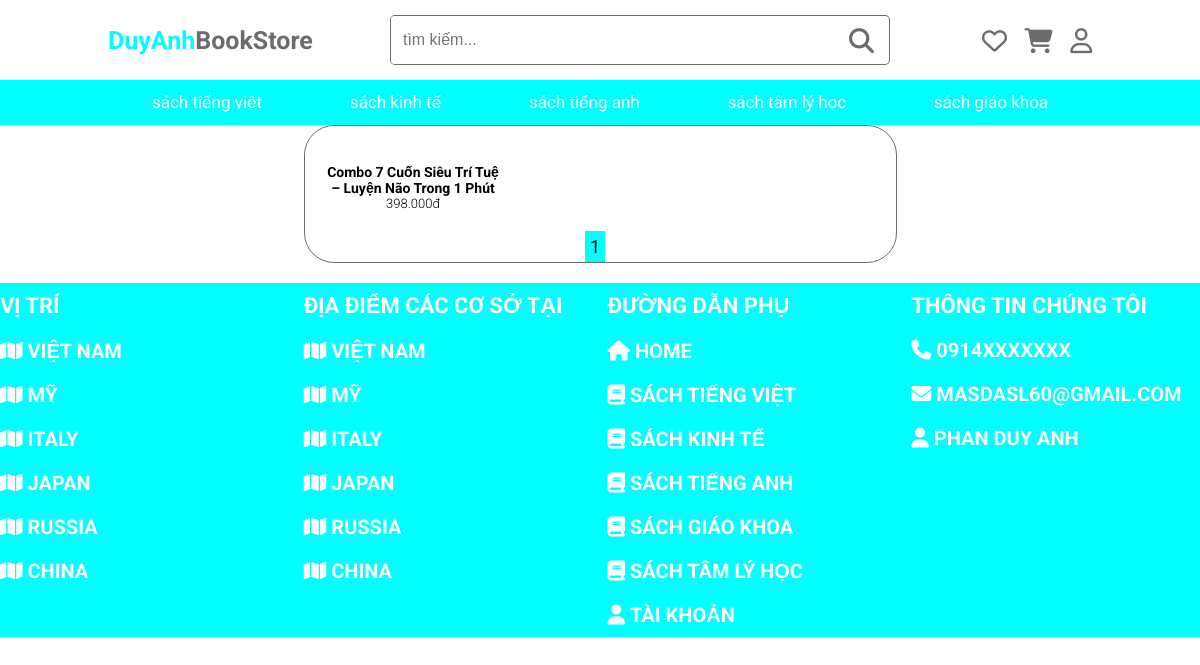
/index.php?page=SGK, run on the app's committed database.
### tables this page shows
CREATE TABLE `book_items` (
  `id_books` int(11) NOT NULL,
  `book_name` text NOT NULL,
  `book_price` double NOT NULL,
  `book_type` text NOT NULL,
  `book_image` text NOT NULL
);

### show_sanpham.php (called while the page is built, shortened)
<?php
 function show_type($type){
    $conn =connectdb();
    $sql ="SELECT * FROM book_items WHERE book_type='$type' ";
    $stmt =  $conn->prepare($sql);
    $stmt->execute();
    $kq = $stmt->fetchAll();
    return $kq;
     }
?>

### SGK.php (the view, shortened to what this page needs)
<section class="home">
        <div  class="product-container ">
            <form action="" class="product-form border" id="product-form">
              <div class="list">
              <?php
              include("show_sanpham.php");
              $datas = show_type('sách giáo khoa');
                foreach($datas as $row){ ?>
                <div class="product">
                    <div class="img">
                    </div>
                    <h3 class="title"><?=$row['book_name']?></h3>
                    <div class="price"><?=$row['book_price']?>.000đ </div>
                </div>
                <?php }?>
              </div>
                <ul class="list-page">
                </ul>
            </form>
        </div>
       </section>

### css/style.css (style rules this page uses)
* { margin: 0; padding: 0; box-sizing: border-box; outline: none; border: none; text-decoration: none; }
html { font-size: 62.5%; overflow-x: hidden; scroll-padding: 5rem; scroll-behavior: smooth; }
body { font-family: "Roboto", sans-serif; }
.border { border: 0.1rem solid rgba(15, 15, 15, 0.61); margin: 0 auto; border-radius: 30px; }
.home { margin-bottom: 2rem; }
.product-container { display: flex; justify-content: center; align-items: center; }
.product-container form { text-align: center; }
.product-container form .list { display: grid; grid-template-columns: repeat(3, 1fr); padding: 2rem; gap: 1rem; }
.product-container form .list .product .img { max-width: 17.7rem; max-width: 17.7rem; margin-bottom: 0.7rem; }
.product-container form .list .product .title { font-size: 1.4rem; max-width: 17.7rem; }
.product-container form .list .product .price { font-size: 1.3rem; font-weight: 300; }
.product-container .list-page { display: flex; list-style: none; justify-content: center; }

### data on the page
book_items: book_name "Combo 7 Cuốn Siêu Trí Tuệ – Luyện Não Trong 1 Phút", book_price "398"
